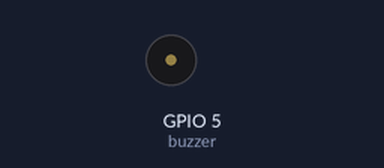
Bench run of a program on a simulated ESP32 board running MicroPython. Shown: buzzer (waves = sounding, pin HIGH).

Above: at 0.65 s.
At 3.85 s:
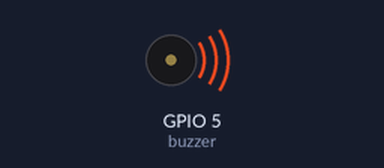
Timing chart, 0 to 4.2 s (numbered marks = the images above):
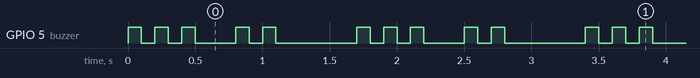

Measured:
- by itself, GPIO 5 (buzzer): repeats every 1.7 s: 2 × (LOW 0.10 s, HIGH 0.10 s), LOW 0.30 s, HIGH 0.10 s, LOW 0.10 s, HIGH 0.10 s, LOW 0.60 s, HIGH 0.10 s
- by itself, everything shown: repeats every 1.7 s, in 10 steps

The program:

buzzer.py
```python
from machine import Pin
import time

TIME_BUZZ = 100
TIME_DELAY_FIRST = 200
TIME_DELAY_SECOND = 500

def buzzer_on(delay) :
    buzzer.value(1)
    time.sleep_ms(delay)
    buzzer.value(0)
    time.sleep_ms(delay)

#定义蜂鸣器管脚为D5
buzzer = Pin(5, Pin.OUT)

count = 0
while True:
    #蜂鸣器响三声，间隔200ms
    buzzer_on(TIME_BUZZ)
    buzzer_on(TIME_BUZZ)
    buzzer_on(TIME_BUZZ)
    #等待200ms
    time.sleep_ms(TIME_DELAY_FIRST)
    #蜂鸣器响两声，间隔200ms
    buzzer_on(TIME_BUZZ)
    buzzer_on(TIME_BUZZ)
    #等待500ms
    time.sleep_ms(TIME_DELAY_SECOND)
```
